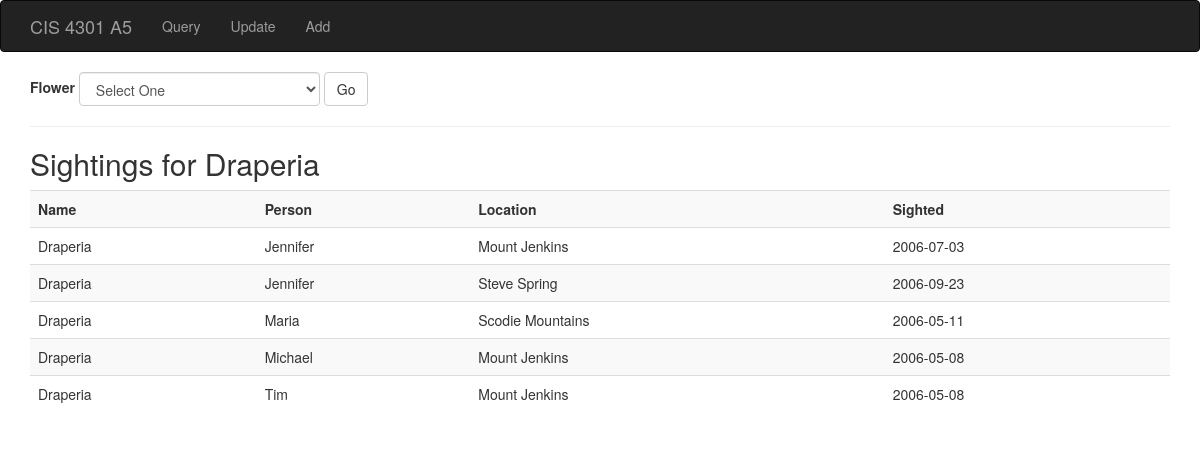
The page /index.php?flower=Draperia on the database its author committed.
### tables this page shows
CREATE TABLE SIGHTINGS 
(NAME VARCHAR(30) , PERSON VARCHAR(30), 
 LOCATION VARCHAR(30) , SIGHTED DATE, 
 CONSTRAINT sightings_pk PRIMARY KEY 
 (NAME, PERSON, LOCATION, SIGHTED),
CONSTRAINT fk1_sightings
  FOREIGN KEY (NAME)
          REFERENCES FLOWERS(COMNAME),
CONSTRAINT fk2_sightings
  FOREIGN KEY (LOCATION)
          REFERENCES FEATURES(LOCATION)
);

### database.php (called while the page is built, shortened)
<?php
class Database{
	public $conn = null;
	public function getConnection(){
		if(!isset($conn)|| is_null($conn)){
				$this->conn = new PDO('sqlite:./flowers.db');
		}
	}
	public function getSightings($flower){
		$sql = "SELECT * FROM SIGHTINGS WHERE NAME = :flower";
		$stmt = $this->conn->prepare($sql);
		$stmt->execute(array(':flower' => $flower));
		$results = $stmt -> fetchAll();
		$results_array = array();
		foreach($results as $row){
			$cur_row = array();
			$cur_row['name'] = $row['NAME'];
			$cur_row['person'] = $row['PERSON'];
			$cur_row['location'] = $row['LOCATION'];
			$cur_row['sighted'] = $row['SIGHTED'];
			$results_array[] = $cur_row;
		}
		return $results_array;
	}
	public function close(){
		$this->conn = null;
	}
}

### index.php (the view, shortened to what this page needs)
<?php require 'header.php';
  require 'database.php';
  $db = new Database();
  if(isset($_GET) && isset($_GET['flower'])){
    if($_GET['flower'] == -1){
      $message = "Please select a flower";
    }
    else {
      $flower = $_GET['flower'];
      $sightings = $db->getSightings($flower);
    }
  }
?>
    <div class="container">
        <form class="form-inline" method = "get">
    		  <div class="form-group">
      			<label for="flower">Flower</label>
      			<select class="form-control" id="flower"  name = "flower">
              <option value = "-1">Select One</option>
            </select>
    		  </div>
		  <button type="submit" class="btn btn-default">Go</button>
		</form>
		<hr>
    <?php if(isset($sightings)): ?>
		<h2>Sightings for <?= $flower ?></h2>
		<table class="table table-striped">
			<tr>
				<th>Name</th>
				<th>Person</th>
				<th>Location</th>
				<th>Sighted</th>
			</tr>
      <?php
        foreach($sightings as $s):
      ?>
        <tr>
          <td><?=$s['name']?></td>
          <td><?=$s['person']?></td>
          <td><?=$s['location']?></td>
          <td><?=$s['sighted']?></td>
        </tr>
      <?php
    endforeach;
       ?>
		</table>
  <?php endif; ?>
    </div>
 <?php require 'footer.php' ?>

### rows shown on the page
sightings: NAME "Draperia", PERSON "Jennifer", LOCATION "Mount Jenkins", SIGHTED "2006-07-03"
sightings: NAME "Draperia", PERSON "Jennifer", LOCATION "Steve Spring", SIGHTED "2006-09-23"
sightings: NAME "Draperia", PERSON "Maria", LOCATION "Scodie Mountains", SIGHTED "2006-05-11"
sightings: NAME "Draperia", PERSON "Michael", LOCATION "Mount Jenkins", SIGHTED "2006-05-08"
sightings: NAME "Draperia", PERSON "Tim", LOCATION "Mount Jenkins", SIGHTED "2006-05-08"

### other values the page prints
$flower "Draperia"
